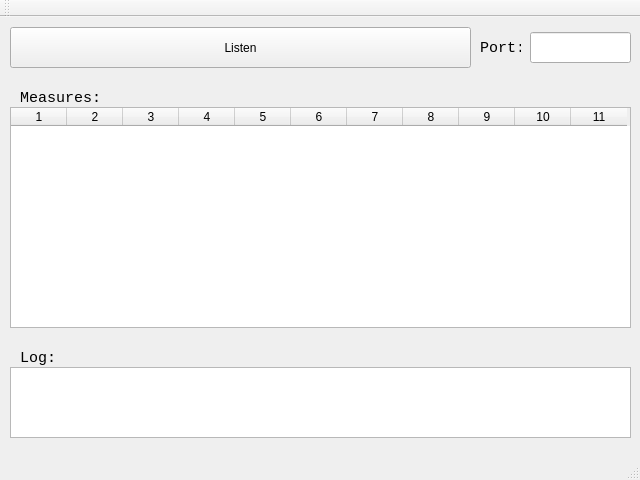
<?xml version="1.0" encoding="UTF-8"?>
<ui version="4.0">
 <class>TCPServer</class>
 <widget class="QMainWindow" name="TCPServer">
  <property name="geometry">
   <rect>
    <x>0</x>
    <y>0</y>
    <width>640</width>
    <height>480</height>
   </rect>
  </property>
  <property name="windowTitle">
   <string>TCPServer</string>
  </property>
  <property name="statusTip">
   <string/>
  </property>
  <widget class="QWidget" name="centralWidget">
   <widget class="QPushButton" name="listenPushButton">
    <property name="geometry">
     <rect>
      <x>10</x>
      <y>10</y>
      <width>461</width>
      <height>41</height>
     </rect>
    </property>
    <property name="text">
     <string>Listen</string>
    </property>
    <property name="checkable">
     <bool>true</bool>
    </property>
    <property name="autoDefault">
     <bool>false</bool>
    </property>
    <property name="default">
     <bool>false</bool>
    </property>
    <property name="flat">
     <bool>false</bool>
    </property>
   </widget>
   <widget class="QLineEdit" name="portLineEdit">
    <property name="geometry">
     <rect>
      <x>530</x>
      <y>15</y>
      <width>101</width>
      <height>31</height>
     </rect>
    </property>
    <property name="font">
     <font>
      <family>Lucida Console</family>
      <pointsize>11</pointsize>
      <weight>75</weight>
      <bold>true</bold>
     </font>
    </property>
   </widget>
   <widget class="QLabel" name="labelPort">
    <property name="geometry">
     <rect>
      <x>480</x>
      <y>20</y>
      <width>41</width>
      <height>21</height>
     </rect>
    </property>
    <property name="font">
     <font>
      <family>Lucida Console</family>
      <pointsize>11</pointsize>
     </font>
    </property>
    <property name="text">
     <string>Port:</string>
    </property>
   </widget>
   <widget class="QPlainTextEdit" name="logTextEdit">
    <property name="geometry">
     <rect>
      <x>10</x>
      <y>350</y>
      <width>621</width>
      <height>71</height>
     </rect>
    </property>
   </widget>
   <widget class="QLabel" name="labelMeasures">
    <property name="geometry">
     <rect>
      <x>20</x>
      <y>70</y>
      <width>91</width>
      <height>21</height>
     </rect>
    </property>
    <property name="font">
     <font>
      <family>Lucida Console</family>
      <pointsize>11</pointsize>
     </font>
    </property>
    <property name="text">
     <string>Measures:</string>
    </property>
   </widget>
   <widget class="QLabel" name="labelLog">
    <property name="geometry">
     <rect>
      <x>20</x>
      <y>330</y>
      <width>91</width>
      <height>21</height>
     </rect>
    </property>
    <property name="font">
     <font>
      <family>Lucida Console</family>
      <pointsize>11</pointsize>
     </font>
    </property>
    <property name="text">
     <string>Log:</string>
    </property>
   </widget>
   <widget class="QTableWidget" name="measuresTableWidget">
    <property name="geometry">
     <rect>
      <x>10</x>
      <y>90</y>
      <width>621</width>
      <height>221</height>
     </rect>
    </property>
    <property name="alternatingRowColors">
     <bool>true</bool>
    </property>
    <property name="columnCount">
     <number>11</number>
    </property>
    <attribute name="horizontalHeaderVisible">
     <bool>true</bool>
    </attribute>
    <attribute name="horizontalHeaderCascadingSectionResizes">
     <bool>true</bool>
    </attribute>
    <attribute name="horizontalHeaderDefaultSectionSize">
     <number>56</number>
    </attribute>
    <attribute name="horizontalHeaderMinimumSectionSize">
     <number>10</number>
    </attribute>
    <attribute name="horizontalHeaderStretchLastSection">
     <bool>false</bool>
    </attribute>
    <column/>
    <column/>
    <column/>
    <column/>
    <column/>
    <column/>
    <column/>
    <column/>
    <column/>
    <column/>
    <column/>
   </widget>
  </widget>
  <widget class="QMenuBar" name="menuBar">
   <property name="geometry">
    <rect>
     <x>0</x>
     <y>0</y>
     <width>640</width>
     <height>21</height>
    </rect>
   </property>
  </widget>
  <widget class="QToolBar" name="mainToolBar">
   <attribute name="toolBarArea">
    <enum>TopToolBarArea</enum>
   </attribute>
   <attribute name="toolBarBreak">
    <bool>false</bool>
   </attribute>
  </widget>
  <widget class="QStatusBar" name="statusBar"/>
 </widget>
 <layoutdefault spacing="6" margin="11"/>
 <resources/>
 <connections/>
</ui>
